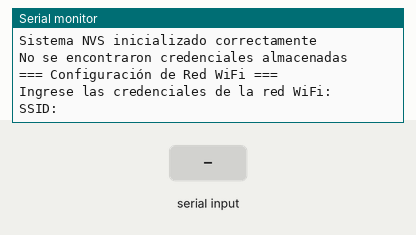
Recording of a sketch running on a simulated ESP32. Parts: the last lines printed to the serial monitor. The inputs (shaded band) are chosen by the test bench. WiFi joins after 1.5 s; servers stay silent unless stated; EEPROM starts erased.

Above: at 2.0 s.
2.1 s: "1\n" received over Serial
At 2.9 s:
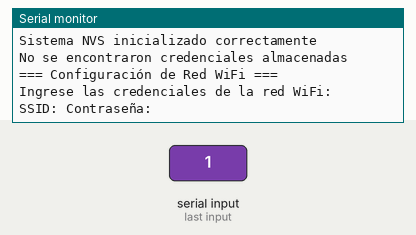
3.6 s: "0\n" received over Serial
At 6.0 s:
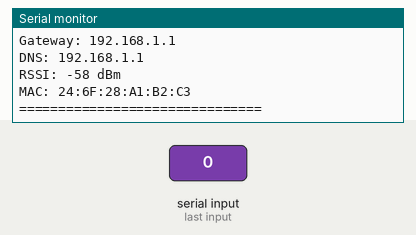

The sketch:

WIFI_SSID.ino
```cpp
#include <WiFi.h>
#include <Preferences.h>

// Objeto para manejar las preferencias (NVS)
Preferences preferences;

// Variables para almacenar credenciales WiFi
String ssid = "";
String password = "";

// Configuración
const unsigned long WIFI_TIMEOUT = 10000; // 10 segundos timeout
const String NVS_NAMESPACE = "wifi_config";

void setup() {
  Serial.begin(115200);
  delay(1000);

  Serial.println("\n=== ESP32 WiFi Manager con NVS ===");
  Serial.println("Inicializando sistema...\n");

  // Inicializar NVS
  if (!initializeNVS()) {
    Serial.println("Error: No se pudo inicializar NVS");
    return;
  }

  // Intentar conectar con credenciales almacenadas
  if (loadWiFiCredentials()) {
    Serial.println("Credenciales encontradas en memoria NVS");
    Serial.println("SSID: " + ssid);
    Serial.println("Intentando conectar...\n");

    if (connectToWiFi()) {
      Serial.println("¡Conexión WiFi exitosa!");
      printWiFiStatus();
    } else {
      Serial.println("No se pudo conectar con las credenciales almacenadas");
      requestNewCredentials();
    }
  } else {
    Serial.println("No se encontraron credenciales almacenadas");
    requestNewCredentials();
  }
}

void loop() {
  // Verificar estado de conexión cada 30 segundos
  static unsigned long lastCheck = 0;
  if (millis() - lastCheck > 30000) {
    lastCheck = millis();

    if (WiFi.status() != WL_CONNECTED) {
      Serial.println("¡Conexión WiFi perdida! Reintentando...");
      if (!connectToWiFi()) {
        Serial.println("No se pudo reconectar. Solicitando nuevas credenciales...");
        requestNewCredentials();
      }
    } else {
      Serial.println("WiFi conectado - IP: " + WiFi.localIP().toString());
    }
  }

  delay(1000);
}

bool initializeNVS() {
  // Inicializar las preferencias con el namespace
  preferences.begin(NVS_NAMESPACE.c_str(), false);
  Serial.println("Sistema NVS inicializado correctamente");
  return true;
}

bool loadWiFiCredentials() {
  // Leer SSID desde NVS
  ssid = preferences.getString("ssid", "");
  password = preferences.getString("password", "");

  // Verificar si las credenciales existen
  if (ssid.length() > 0 && password.length() > 0) {
    return true;
  }

  return false;
}

bool saveWiFiCredentials() {
  // Guardar credenciales en NVS
  preferences.putString("ssid", ssid);
  preferences.putString("password", password);

  Serial.println("Credenciales guardadas en memoria NVS");
  return true;
}

bool connectToWiFi() {
  if (ssid.length() == 0) {
    return false;
  }

  WiFi.mode(WIFI_STA);
  WiFi.begin(ssid.c_str(), password.c_str());

  Serial.print("Conectando a " + ssid);

  unsigned long startTime = millis();
  while (WiFi.status() != WL_CONNECTED && millis() - startTime < WIFI_TIMEOUT) {
    delay(500);
    Serial.print(".");
  }
  Serial.println();

  if (WiFi.status() == WL_CONNECTED) {
    return true;
  } else {
    WiFi.disconnect();
    return false;
  }
}

void requestNewCredentials() {
  Serial.println("\n=== Configuración de Red WiFi ===");
  Serial.println("Ingrese las credenciales de la red WiFi:");

  // Solicitar SSID
  Serial.print("SSID: ");
  while (Serial.available() == 0) {
    delay(100);
  }
  ssid = Serial.readStringUntil('\n');
  ssid.trim();

  // Solicitar contraseña
  Serial.print("Contraseña: ");
  while (Serial.available() == 0) {
    delay(100);
  }
  password = Serial.readStringUntil('\n');
  password.trim();

  Serial.println("\nCredenciales recibidas:");
  Serial.println("SSID: " + ssid);
  Serial.println("Contraseña: " + String(password.length()) + " caracteres\n");

  // Intentar conectar con las nuevas credenciales
  Serial.println("Intentando conectar con las nuevas credenciales...");
  if (connectToWiFi()) {
    Serial.println("¡Conexión exitosa!");
    saveWiFiCredentials();
    printWiFiStatus();
  } else {
    Serial.println("Error: No se pudo conectar con las credenciales proporcionadas");
    Serial.println("Verifique el SSID y contraseña e intente nuevamente\n");

    // Limpiar credenciales inválidas
    ssid = "";
    password = "";

    // Reintentar
    delay(2000);
    requestNewCredentials();
  }
}

void printWiFiStatus() {
  Serial.println("\n=== Estado de Conexión WiFi ===");
  Serial.println("Estado: Conectado");
  Serial.println("SSID: " + WiFi.SSID());
  Serial.println("IP: " + WiFi.localIP().toString());
  Serial.println("Gateway: " + WiFi.gatewayIP().toString());
  Serial.println("DNS: " + WiFi.dnsIP().toString());
  Serial.println("RSSI: " + String(WiFi.RSSI()) + " dBm");
  Serial.println("MAC: " + WiFi.macAddress());
  Serial.println("===============================\n");
}

void clearStoredCredentials() {
  // Función para limpiar credenciales almacenadas (útil para debug)
  preferences.remove("ssid");
  preferences.remove("password");
  Serial.println("Credenciales eliminadas de la memoria NVS");
}

// Función para mostrar información de memoria NVS
void showNVSInfo() {
  Serial.println("\n=== Información de Memoria NVS ===");
  Serial.println("Namespace: " + NVS_NAMESPACE);

  String stored_ssid = preferences.getString("ssid", "No encontrado");
  String stored_pass = preferences.getString("password", "No encontrado");

  Serial.println("SSID almacenado: " + stored_ssid);
  Serial.println("Contraseña almacenada: " + (stored_pass != "No encontrado" ? String(stored_pass.length()) + " caracteres" : "No encontrada"));
  Serial.println("================================\n");
}
```

Measured:
- after the input at 2.1 s, the serial monitor: prints a new line at once (image 1)
- after the input at 3.6 s, the serial monitor: prints a new line at once (image 2)
